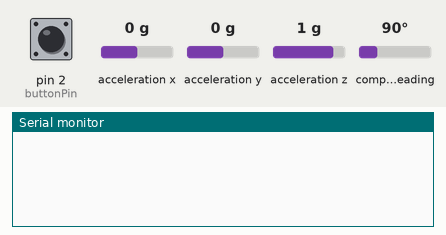
Simulated run of this sketch. Board: Arduino Uno, built with avr-gcc and run on an emulated ATmega328P. Shown: the last lines printed to the serial monitor. The inputs (shaded band) are chosen by the test bench; at power-on: pin 2 (buttonPin) LOW, acceleration x 0 g, acceleration y 0 g, acceleration z 1 g, compass heading 90°.

Above: at 3.2 s.
3.3 s: pin 2 (buttonPin) pulled HIGH for 0.15 s
At 3.44 s:
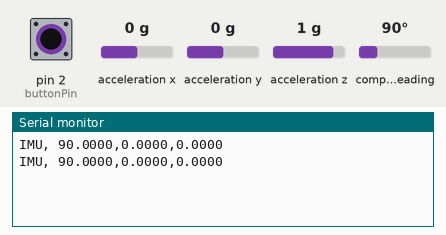
5.2 s: acceleration x set to -1.4 g
At 5.2 s:
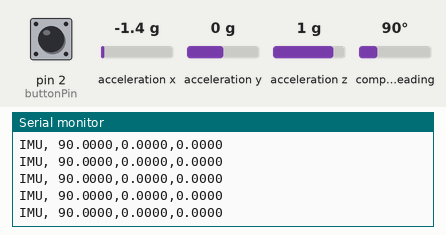
6.7 s: acceleration y set to -1.4 g
At 6.76 s:
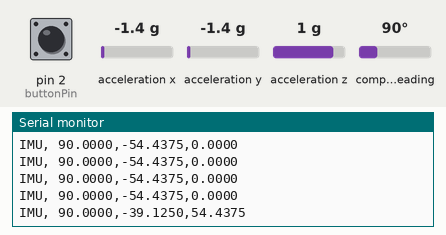
8.2 s: acceleration z set to -1.4 g
At 8.21 s:
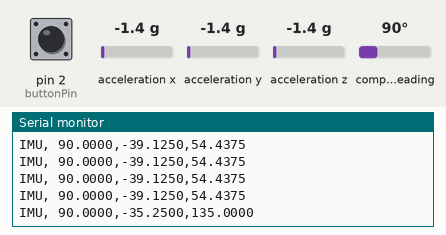
9.7 s: acceleration y set to 0 g
At 9.77 s:
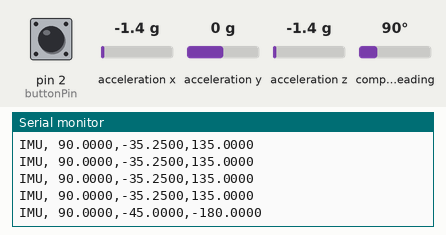
12.7 s: compass heading set to 7°
At 12.78 s:
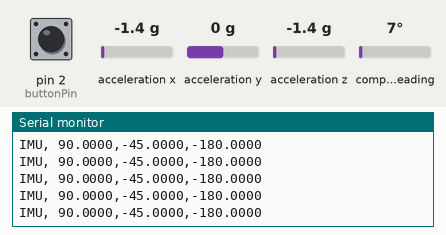
Timing chart, 0 to 15.2 s (numbered marks = the images above; inputs shaded):
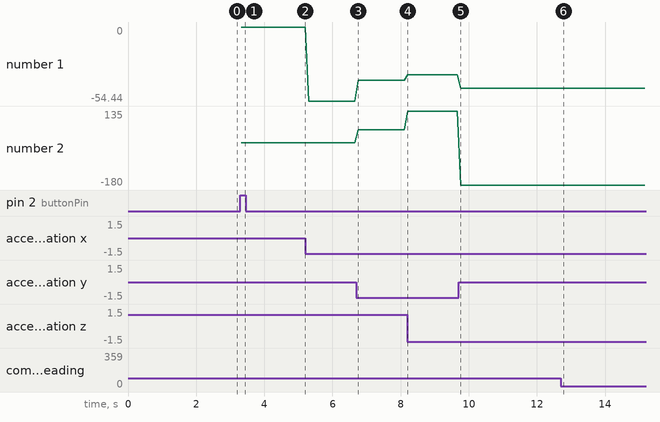

Measured:
- after the input at 3.3 s, the serial monitor: prints a new line at once (image 1)
- after the input at 6.7 s, the serial monitor: prints a new line after 0.05 s (image 3)
- after the input at 8.2 s, the serial monitor: prints a new line at once (image 4)
- after the input at 9.7 s, the serial monitor: prints a new line after 0.07 s (image 5)
- plotted number 1: 0 → -54.44 after the input at 5.2 s, -54.44 → -39.12 after the input at 6.7 s, -39.12 → -35.25 after the input at 8.2 s, -35.25 → -45 after the input at 9.7 s
- plotted number 2: 0 → 54.44 after the input at 6.7 s, 54.44 → 135 after the input at 8.2 s, 135 → -180 after the input at 9.7 s

The sketch:

Wokring_arduino_181019.ino
```cpp
const int buttonPin = 2;        // declare the number of the pushbutton pin
int buttonState = 0;            // variable for reading the pushbutton status

long lastDebounceTime = 0;      // the last time the output pin was toggled
long debounceDelay = 50;        // the debounce time; increase if the output flickers

#include <Wire.h>               // include this library
#include <Adafruit_Sensor.h>    // include this library for the sensor
#include <Adafruit_BNO055.h>    // include this library for the sensor
#include <utility/imumaths.h>   // include this library for the sensor


#define BNO055_SAMPLERATE_DELAY_MS (100)           // set the time delay between accelerometer readings

Adafruit_BNO055 bno = Adafruit_BNO055(55, 0x28);   // some details about the sensor

      void displaySensorDetails(void)    // Function to read sensor details in the serial monitor
{
  sensor_t sensor;                      // Get the sensor details from the chip
  bno.getSensor(&sensor);               // Get the sensor details from the chip

  delay(500);
}

void displaySensorStatus(void)       // Function to display sensor details in the serial monitor
{

  uint8_t system_status, self_test_results, system_error;                     // Get the system status values (mostly for debugging purposes) //
  system_status = self_test_results = system_error = 0;                       // Get the system status values (mostly for debugging purposes) //
  bno.getSystemStatus(&system_status, &self_test_results, &system_error);     // Get the system status values (mostly for debugging purposes) //
  delay(500);
}

void displayCalStatus(void)                                   // Function to read sensor calibration details in the serial monitor
{

  uint8_t system, gyro, accel, mag;                           // Get the four calibration values (0..3) //
  system = gyro = accel = mag = 0;                            // Any sensor data reporting 0 should be ignored //
  bno.getCalibration(&system, &gyro, &accel, &mag);           // 3 means 'fully calibrated" //

  Serial.print("\t");
  if (!system)                  // The data should be ignored until the system calibration is > 0 //
  {
    Serial.print("! ");
  }
  Serial.print("Sys:");            // Display the individual values //
  Serial.print(system, DEC);       // Display the individual values //
  Serial.print(" G:");             // Display the individual values //
  Serial.print(gyro, DEC);         // Display the individual values //
  Serial.print(" A:");             // Display the individual values //
  Serial.print(accel, DEC);        // Display the individual values //
  Serial.print(" M:");             // Display the individual values //
  Serial.print(mag, DEC);          // Display the individual values //

}
void getdata() {                            // Function to read sensor details and display them in the serial monitor

  sensors_event_t event;                    // Fetch data from the sensor //
  bno.getEvent(&event);                     // Fetch data from the sensor //

  Serial.print( "IMU, ");
  Serial.print(event.orientation.x, 4);     // Display the floating point data //
  Serial.print( ",");                       // Seperate with a comma for ease of use in .csv file //
  Serial.print(event.orientation.y, 4);     // Display the floating point data //
  Serial.print( ",");                       // Seperate with a comma for ease of use in .csv file //
  Serial.print(event.orientation.z, 4);     // Display the floating point data //

  int i= i+1 ;                              // i increases
  Serial.println("");                       // New line for the next sample //
  delay(BNO055_SAMPLERATE_DELAY_MS);        // Wait the specified delay before requesting nex data //
}


void setup() {

  pinMode(buttonPin, INPUT);          // Declare the button as an input //
  Serial.begin(115200);               // Set the baud rate //

  if(!bno.begin())                    // Initialise the sensor //
  {

    Serial.print("Ooops, no BNO055 detected ... Check your wiring or I2C ADDR!");    // There was a problem detecting the BNO055 ... check your connections //
    while(1);
  }

  delay(1000);                // Delay between initialization and data capture //

  displaySensorDetails();     // Display some basic information on this sensor //
  displaySensorStatus();      // Optional: Display current status //

  bno.setExtCrystalUse(true);
}

void loop() {


  buttonState = digitalRead(buttonPin);                       // Sample the state of the button - is it pressed or not? //
  if ( (millis() - lastDebounceTime) > debounceDelay) {       // Filter out any noise by setting a time buffer //

  if (buttonState == HIGH)  {                                 //if the button has been pressed,  toggle the LED from "off to on" or "on to off" //

        for (int i = 0; i <= 199; i++) {                      // Call the data capture to happen in a desired number of instances of  i (rising) //

   getdata() ;                                                // Trigger the data capture function
}
        }

         lastDebounceTime = millis();                         //set the current time

  }
}
```
